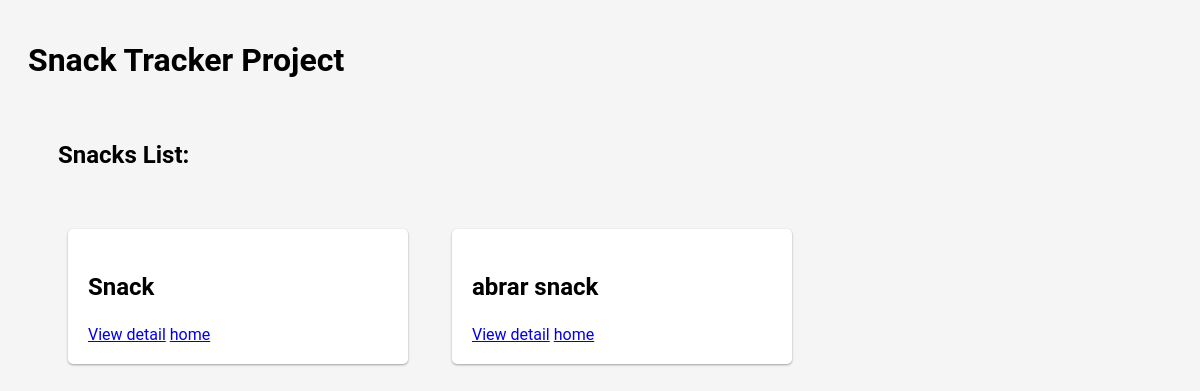
Page /snacks/ on the earlier database version.
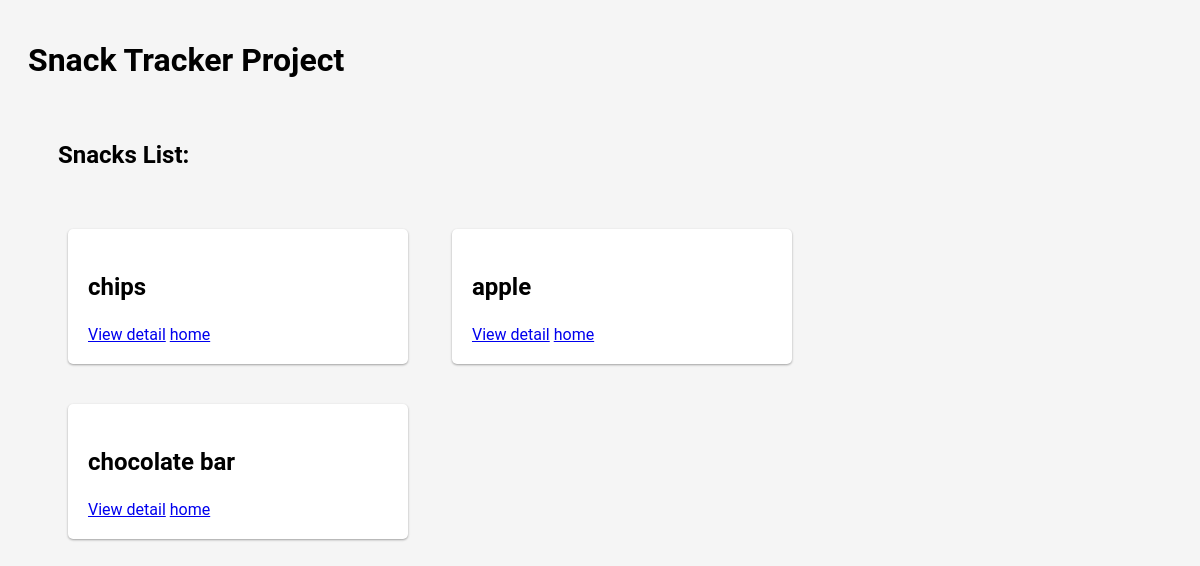
Same page on the later database version.
### snacks/models.py (models this page shows, shortened)
class Snack(models.Model):
    name=models.CharField(max_length=64,help_text='snack name',default='Snack')
    purchaser=models.ForeignKey(get_user_model(),on_delete=models.CASCADE)
    description=models.TextField(default='description')
    img_url = models.TextField(default="NO Image")

### snacks/views.py (the view)
# urls.py: path('snacks/',SnackListView.as_view(), name='snacks'),
class SnackListView(ListView):
    template_name='snack_list.html'
    model=Snack

### templates/snack_list.html (shortened to what this page needs)
{% extends 'base.html' %}
{% block content %}
<h1>  Snack Tracker Project</h1>
<h2>Snacks List: </h2>
<ul>
    {% for snack in object_list %}
    <div class="card" id="project-3">
            <h3>{{snack.name}}</h3>
            <a href="{% url 'snack_detail' snack.pk %}">View detail</a>
            <a href="{% url 'home'%}">home</a>
          </div>
{% endfor%}
{% endblock content %}

### templates/base.html (shortened to what this page needs)
<!DOCTYPE html>
{% load static %}
<html lang="en">
<head>
    <link rel="stylesheet" href="{% static 'css/snack_lists.css' %}"></link>
</head>
<body>
    {% block content%}
    {% endblock content %}
</body>
</html>

### static/css/snack_lists.css (style rules this page uses)
body { background-color: #f5f5f5; font-family: 'Roboto', sans-serif; font-size: 16px; -webkit-background-size: cover; -moz-background-size: cover; -o-background-size: cover; background-size: cover; }
h1 { padding: 20px; }
h2 { padding: 20px 50px; }
h3 { font-size: 1.5rem; }
.card { background-color: #fff; border-radius: 5px; box-shadow: 0 1px 3px rgba(0, 0, 0, 0.12), 0 1px 2px rgba(0, 0, 0, 0.24); margin: 20px; padding: 20px; width: 300px; display: inline-block; vertical-align: top; }

Differences in the rows shown:
changed Snack: name "Snack" → "chips"
changed Snack: name "abrar snack" → "apple"
added Snack: name "chocolate bar"
